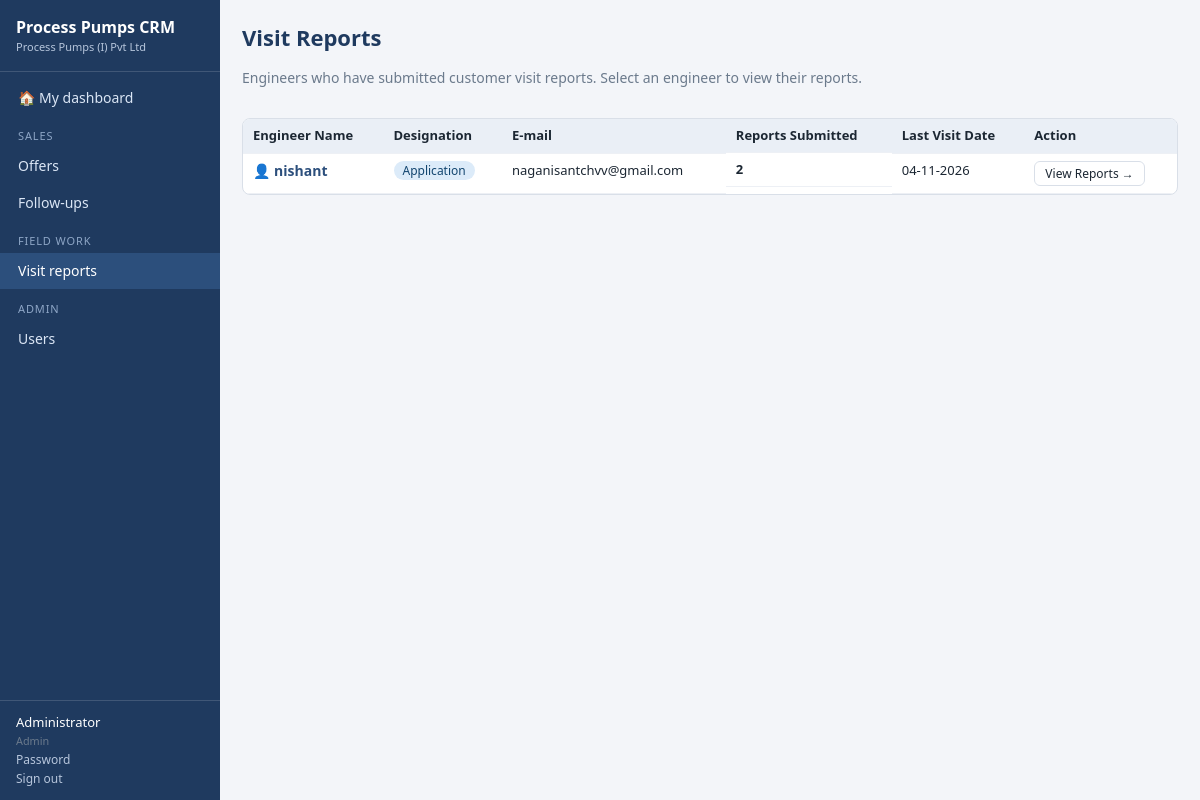
The page /visits/ (signed in) on the database its author committed.
### tables this page shows
CREATE TABLE "users" (id INTEGER PRIMARY KEY AUTOINCREMENT, "full_name" TEXT, "email" TEXT, "role" TEXT, "phone" TEXT, "regions" TEXT, "active" INTEGER, "password_hash" TEXT, "created_at" TEXT, "created_by" INTEGER, "updated_at" TEXT, "updated_by" INTEGER);

### app/core/crud.py (the view, shortened to what this page needs)
    @bp.route("/")
    def index():
        need("view")
        if getattr(module, "index_handler", None):
            return module.index_handler(request, g.user)

### app/core/auth.py (called while the page is built)
def csrf_token():
    if "_csrf" not in session:
        session["_csrf"] = secrets.token_hex(16)
    return session["_csrf"]

@bp.before_app_request
def load_user_and_guard():
    g.user = None
    uid = session.get("uid")
    if uid:
        u = db.q1("SELECT * FROM users WHERE id=? AND active=1", (uid,))
        if u:
            u.pop("password_hash", None)
            g.user = u
    if request.method == "POST":
        sent = request.form.get("_csrf") or request.headers.get("X-CSRF-Token")
        if not sent or sent != session.get("_csrf"):
            abort(400, "Security token missing or expired - please reload the page and try again.")
    if request.endpoint and request.endpoint not in PUBLIC_ENDPOINTS and g.user is None:
        return redirect(url_for("auth.login", next=request.full_path if request.method == "GET" else None))

### app/core/db.py (called while the page is built)
def connect(path):
    conn = sqlite3.connect(path, timeout=30)
    conn.row_factory = sqlite3.Row
    conn.execute("PRAGMA journal_mode=WAL")
    conn.execute("PRAGMA foreign_keys=OFF")
    return conn

def get_db():
    if "db" not in g:
        g.db = connect(current_app.config["DATABASE"])
    return g.db

def _teardown(exc):
    conn = g.pop("db", None)
    if conn is not None:
        try:
            conn.rollback() if exc else conn.commit()
        finally:
            conn.close()

def q(sql, params=()):
    return [dict(r) for r in get_db().execute(sql, params).fetchall()]

def q1(sql, params=()):
    r = get_db().execute(sql, params).fetchone()
    return dict(r) if r else None

### app/core/module.py (called while the page is built)
    def allowed(self, action, user):
        return R.has_role(user, self.access.get(action, []))

### app/core/nav.py (called while the page is built)
def build(user):
    items = []
    for m in registry.all_modules():
        if m.nav and m.allowed("view", user):
            items.append(dict(label=m.plural, url=url_for(m.key + ".index"), group=m.nav[0], order=m.nav[1]))
    for n in registry.NAV:
        if R.has_role(user, n["roles"]):
            items.append(dict(label=n["label"], url=url_for(n["endpoint"]), group=n["group"], order=n["order"]))
    groups = []
    for g in current_app.config["NAV_GROUPS"]:
        mine = sorted([i for i in items if i["group"] == g], key=lambda i: (i["order"], i["label"]))
        if mine:
            groups.append((g, mine))
    return groups

### app/core/registry.py (called while the page is built)
def all_modules():
    return list(MODULES.values())

### app/core/roles.py (called while the page is built)
def role_of(user):
    return (user or {}).get("role")

def is_marketing(user):
    return role_of(user) == MARKETING

### app/modules/visits/templates/visits/engineers.html (shortened to what this page needs)
{% extends 'base.html' %}
{% block content %}
<div style="display: flex; justify-content: space-between; align-items: center; margin-bottom: 1rem;">
  <div>
    <h1>Visit Reports</h1>
    <p class="muted">Engineers who have submitted customer visit reports. Select an engineer to view their reports.</p>
  </div>
</div>
<div class="table-wrap">
  <table class="grid">
    <thead>
      <tr>
        <th>Engineer Name</th>
        <th>Designation</th>
        <th>E-mail</th>
        <th class="num">Reports Submitted</th>
        <th>Last Visit Date</th>
        <th>Action</th>
      </tr>
    </thead>
    <tbody>
      {% for eng in engineers %}
      <tr>
        <td>
          <a href="{{ url_for('visits.index', engineer_id=eng.id) }}" style="font-weight: 600; font-size: 14px;">
            &#128100; {{ eng.full_name }}
          </a>
        </td>
        <td><span class="badge b-open">{{ ROLE_LABELS.get(eng.role, eng.role|title) }}</span></td>
        <td>{{ eng.email }}</td>
        <td class="num"><strong>{{ eng.report_count }}</strong></td>
        <td>{{ eng.last_visit_date|date if eng.last_visit_date else '—' }}</td>
        <td>
          <a class="btn small" href="{{ url_for('visits.index', engineer_id=eng.id) }}">
            View Reports &rarr;
          </a>
        </td>
      </tr>
      {% else %}
      <tr>
        <td colspan="6" class="empty">No visit reports have been submitted yet.</td>
      </tr>
      {% endfor %}
    </tbody>
  </table>
</div>
{% endblock %}

### app/templates/base.html (shortened to what this page needs)
<!doctype html>
<html lang="en"><head>
<link rel="stylesheet" href="{{ url_for('static', filename='css/app.css') }}">
</head><body>
{% if g.user %}
<aside class="side">
  <div class="brand">{{ app_title }}<small>{{ company }}</small></div>
  <nav>
    <a href="{{ url_for('dashboard.home') }}" class="{{ 'on' if request.endpoint == 'dashboard.home' }}">&#127968; My dashboard</a>
    {% for group, items in nav_groups %}
      <div class="grp">{{ group }}</div>
      {% for i in items %}<a href="{{ i.url }}" class="{{ 'on' if request.path.startswith(i.url) and i.url != '/' }}">{{ i.label }}</a>{% endfor %}
    {% endfor %}
  </nav>
  <div class="me">
    <div>{{ g.user.full_name }}<br><small>{{ ROLE_LABELS.get(g.user.role, g.user.role) }}</small></div>
    <a href="{{ url_for('auth.profile') }}">Password</a>
    <form method="post" action="{{ url_for('auth.logout') }}"><input type="hidden" name="_csrf" value="{{ csrf_token() }}"><button class="link">Sign out</button></form>
  </div>
</aside>
{% endif %}
<main class="{{ 'with-side' if g.user }}">
  {% block content %}{% endblock %}
</main>
</body></html>

### app/static/css/app.css (style rules this page uses)
:root { --navy:#1f3a5f;--navy2:#2c4f7c;--bg:#f3f5f9;--card:#fff;--line:#d9dfe8;--text:#1c2733;--muted:#6b7a8c; --red:#ffc7ce;--red-t:#9c0006;--yellow:#ffeb9c;--yellow-t:#7a5b00;--green:#c6efce;--green-t:#06602a;--accent:#e08a00;--radius:8px }
* { box-sizing:border-box }
body { margin:0;font:14px/1.45 "Segoe UI",system-ui,Arial,sans-serif;color:var(--text);background:var(--bg) }
a { color:var(--navy2);text-decoration:none }
h1 { font-size:22px;margin:0 0 10px;color:var(--navy) }
.muted,.hint,small { color:var(--muted) }
.side { position:fixed;inset:0 auto 0 0;width:220px;background:var(--navy);color:#fff;display:flex;flex-direction:column;overflow-y:auto }
.brand { padding:16px;font-weight:700;font-size:16px;border-bottom:1px solid rgba(255,255,255,.15) }
.brand small { display:block;font-weight:400;color:#b7c6dc;font-size:11px }
.side nav { flex:1;padding:8px 0 }
.side nav a { display:block;padding:8px 18px;color:#dbe6f5 }
.side nav a:hover,.side nav a.on { background:var(--navy2);color:#fff;text-decoration:none }
.grp { padding:12px 18px 4px;font-size:11px;text-transform:uppercase;letter-spacing:.08em;color:#8ea6c6 }
.me { padding:12px 16px;border-top:1px solid rgba(255,255,255,.15);font-size:13px }
.me a,.me .link { color:#b7c6dc;margin-right:10px;font-size:12px }
main { padding:22px;max-width:1500px }
main.with-side { margin-left:220px }
.btn { display:inline-block;border:1px solid var(--line);background:#fff;color:var(--text);padding:7px 14px;border-radius:6px;cursor:pointer;font:inherit }
.btn.small { padding:3px 10px;font-size:12px }
.link { background:none;border:0;cursor:pointer;color:var(--navy2);padding:0;font:inherit }
.table-wrap { overflow-x:auto;border:1px solid var(--line);border-radius:var(--radius);background:#fff;margin-bottom:8px }
table.grid { border-collapse:collapse;width:100%;font-size:13px }
.grid th,.grid td { padding:7px 10px;border-bottom:1px solid #edf0f5;text-align:left;vertical-align:top;white-space:nowrap }
.grid td { white-space:normal;min-width:70px }
.grid thead th { background:#eaeff6;position:sticky;top:0;font-weight:600 }
.num { text-align:right;font-variant-numeric:tabular-nums;display:block }
.badge { display:inline-block;padding:1px 9px;border-radius:10px;font-size:12px;background:#e6ebf2 }
.b-open,.b-live,.b-assigned { background:#dcebf9;color:#12456f }

### rows shown on the page
users: user.full_name "Administrator", get "Admin"
users: full_name "nishant", get "Application", email "naganisantchvv@gmail.com", report_count "2", last_visit_date "04-11-2026"

### other values the page prints
{{ app_title }} "Process Pumps CRM"
{{ company }} "Process Pumps (I) Pvt Ltd"
{{ group }} "SALES" "FIELD WORK" "ADMIN"
{{ i.label }} "Offers" "Follow-ups" "Visit reports" "Users"
